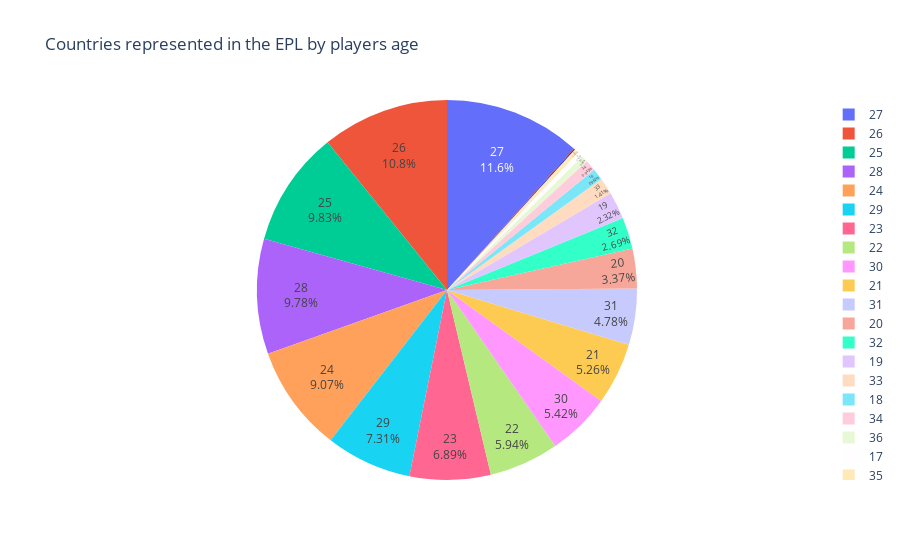

This figure's notebook cell:
### Code cell
df = data
fig = px.pie(df,
             values='Appearances',
             names='age',
             title='Countries represented in the EPL by players age',
             )
fig.update_traces(textposition='inside', textinfo='percent+label')
iplot(fig)

### Figure 1 — Plotly figure (JSON) as saved in the notebook; plotly's stock layout.template omitted (floating-point values rounded to 4 significant figures; data arrays with more than 128 entries replaced by an {"elided": "..."} marker saying what was removed)
{"data": [{"domain": {"x": [0, 1], "y": [0, 1]}, "hovertemplate": "age=%{label}<br>Appearances=%{value}<extra></extra>", "labels": {"elided": "1793 int values"}, "legendgroup": "", "name": "", "showlegend": true, "textinfo": "percent+label", "textposition": "inside", "type": "pie", "values": {"elided": "1793 int values"}}], "layout": {"legend": {"tracegroupgap": 0}, "title": {"text": "Countries represented in the EPL by players age"}}}
